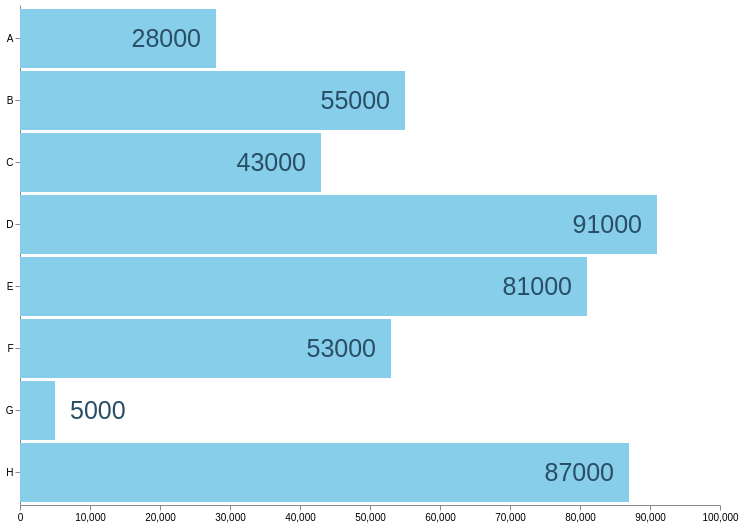

This figure's Vega-Lite source:
### Vega specification from a JSON file in a GitHub repository (floating-point values rounded to 4 significant figures)
{"$schema": "https://vega.github.io/schema/vega/v4.json", "width": 700, "height": 500, "padding": 5, "data": [{"name": "table", "values": [{"category": "A", "amount": 28000}, {"category": "B", "amount": 55000}, {"category": "C", "amount": 43000}, {"category": "D", "amount": 91000}, {"category": "E", "amount": 81000}, {"category": "F", "amount": 53000}, {"category": "G", "amount": 5000}, {"category": "H", "amount": 87000}]}], "scales": [{"name": "yscale", "type": "band", "domain": {"data": "table", "field": "category"}, "range": "height", "padding": 0.05, "round": true}, {"name": "xscale", "domain": {"data": "table", "field": "amount"}, "nice": true, "range": "width"}], "axes": [{"orient": "left", "scale": "yscale"}, {"orient": "bottom", "scale": "xscale"}], "marks": [{"type": "rect", "name": "bar", "from": {"data": "table"}, "encode": {"enter": {"y": {"scale": "yscale", "field": "category"}, "height": {"scale": "yscale", "band": 1}, "x": {"scale": "xscale", "field": "amount"}, "x2": {"scale": "xscale", "value": 0}}, "update": {"fill": {"value": "skyblue"}}}}, {"type": "text", "from": {"data": "bar"}, "encode": {"enter": {"fontSize": {"value": 25}, "text": {"field": "datum.amount"}, "fill": {"value": "#294E65"}}}, "transform": [{"type": "label", "offset": [-15, 15], "anchor": ["right"], "size": [700, 500]}]}]}
